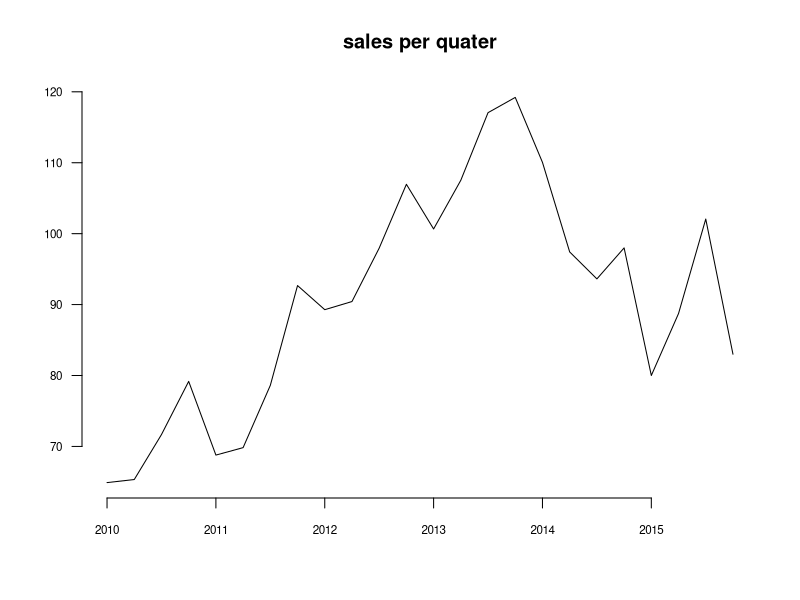
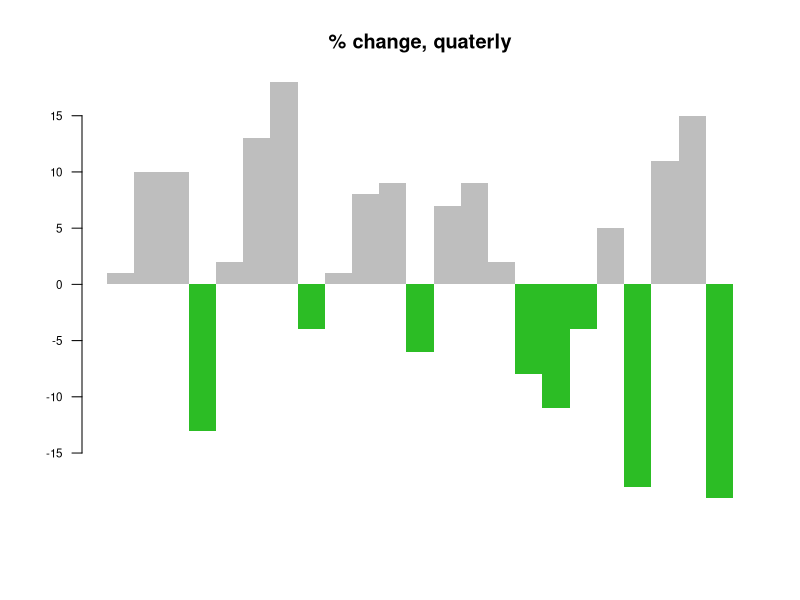
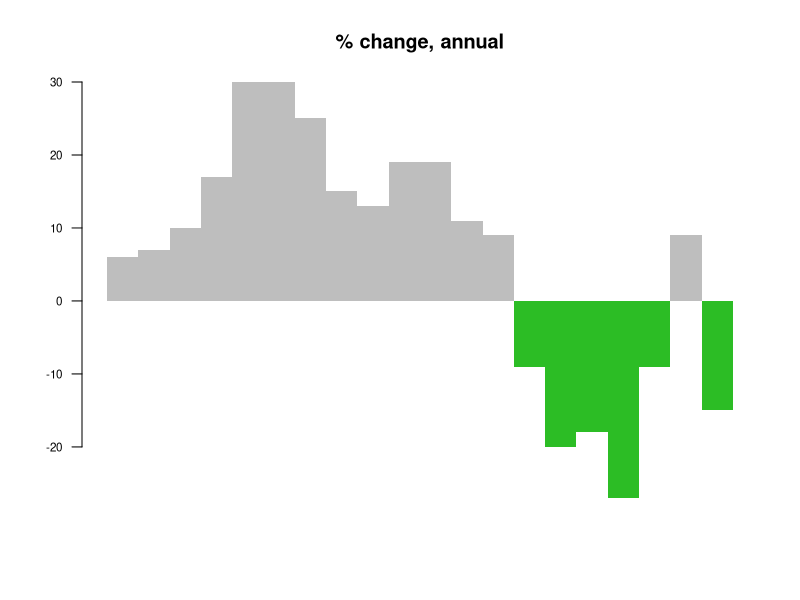
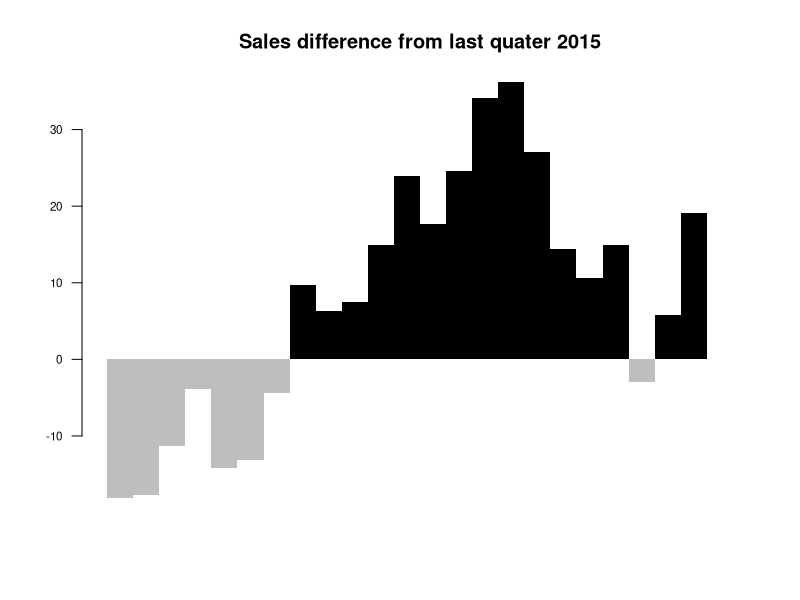
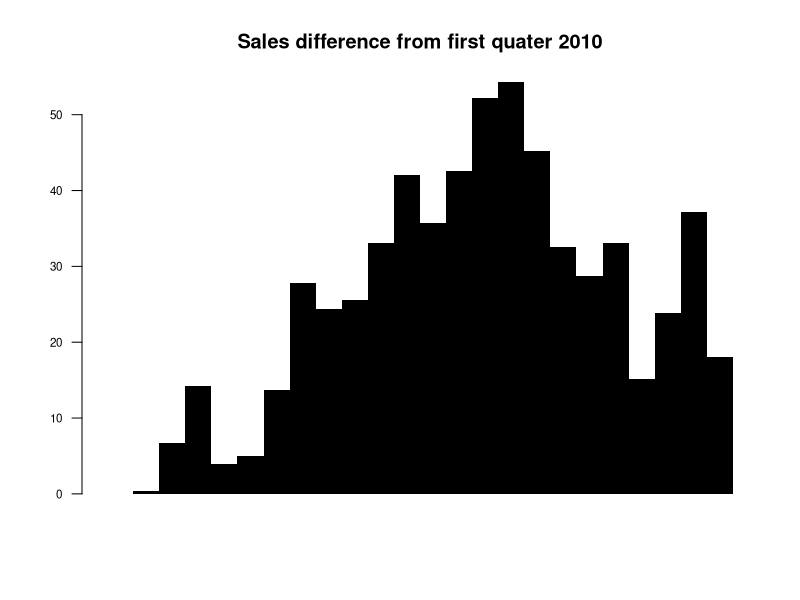
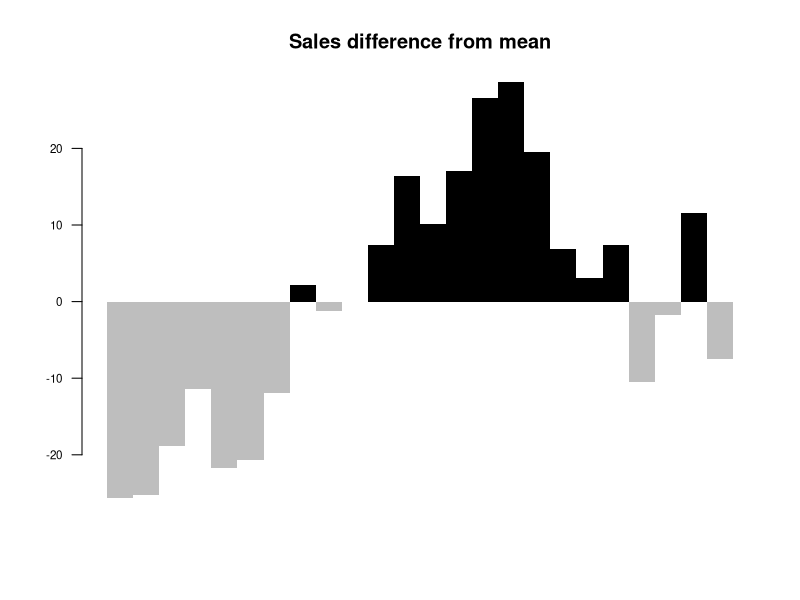

Source code (R) for these figures, in order:
## ---- chunk 1
# Create the data.
a <-rep(c(2010,2011,2012,2013,2014,2015),each = 4)
b <- seq(1:24)
c <- c(64.9,65.33,71.67,79.17,68.78,69.83,78.61,92.68,89.28,90.43,97.96,106.96,100.66,107.53,117.06,119.21,110.05,97.42,93.62,97.99,80,88.74,102.06,83)
data <- as.data.frame(cbind(a,b,c))
colnames(data) <-c("year","quater","sales")
## ---- chunk 2
# Regular time series for sales
par(cex.axis=0.7)
data.ts <- ts(data$sales, start=c(2010, 1), frequency=4)
plot(data.ts, xlab="", ylab="", main="sales per quater", las=1, bty="n")
## ---- chunk 3
 # Quaterly change
curr <- as.numeric(data$sales[-1])
prev <- as.numeric(data$sales[1:(length(data$sales)-1)])
quaChange <- 100 * round( (curr-prev) / prev, 2 )
barCols <- sapply(quaChange, 
	function(x) { 
		if (x < 0) {
			return("#2cbd25")
		} else {
			return("gray")
		}
	})
#monChange.ts <- ts(monChange, start=c(1976, 2), frequency=12)
barplot(quaChange, border=NA, space=0, las=1, col=barCols, main="% change, quaterly")
## ---- chunk 4
# Year-over-year change
curr <- as.numeric(data$sales[-(1:4)])
prev <- as.numeric(data$sales[1:(length(data$sales)-4)])
annChange <- 100 * round( (curr-prev) / prev, 2 )
barCols <- sapply(annChange, 
	function(x) { 
		if (x < 0) {
			return("#2cbd25")
		} else {
			return("gray")
		}
	})
barplot(annChange, border=NA, space=0, las=1, col=barCols, main="% change, annual")
## ---- chunk 5
# Relative to current 2015
curr <- as.numeric(data$sales[length(data$sales)])
salesDiff <- as.numeric(data$sales) - curr
barCols.diff <- sapply(salesDiff,
	function(x) {
		if (x < 0) {
			return("gray")
		} else {
			return("black")
		}
	}
)
barplot(salesDiff, border=NA, space=0, las=1, col=barCols.diff, main="Sales difference from last quater 2015")
## ---- chunk 6
# Relative to first quater
ori <- as.numeric(data$sales[1])
salesDiff <- as.numeric(data$sales) - ori
barCols.diff <- sapply(salesDiff,
	function(x) {
		if (x < 0) {
			return("gray")
		} else {
			return("black")
		}
	}
)
barplot(salesDiff, border=NA, space=0, las=1, col=barCols.diff, main="Sales difference from first quater 2010")
## ---- chunk 7
# difference from the mean
mean <- mean(as.numeric(data$sales))
salesDiff <- as.numeric(data$sales) - mean
barCols.diff <- sapply(salesDiff,
	function(x) {
		if (x < 0) {
			return("gray")
		} else {
			return("black")
		}
	}
)
barplot(salesDiff, border=NA, space=0, las=1, col=barCols.diff, main="Sales difference from mean")
